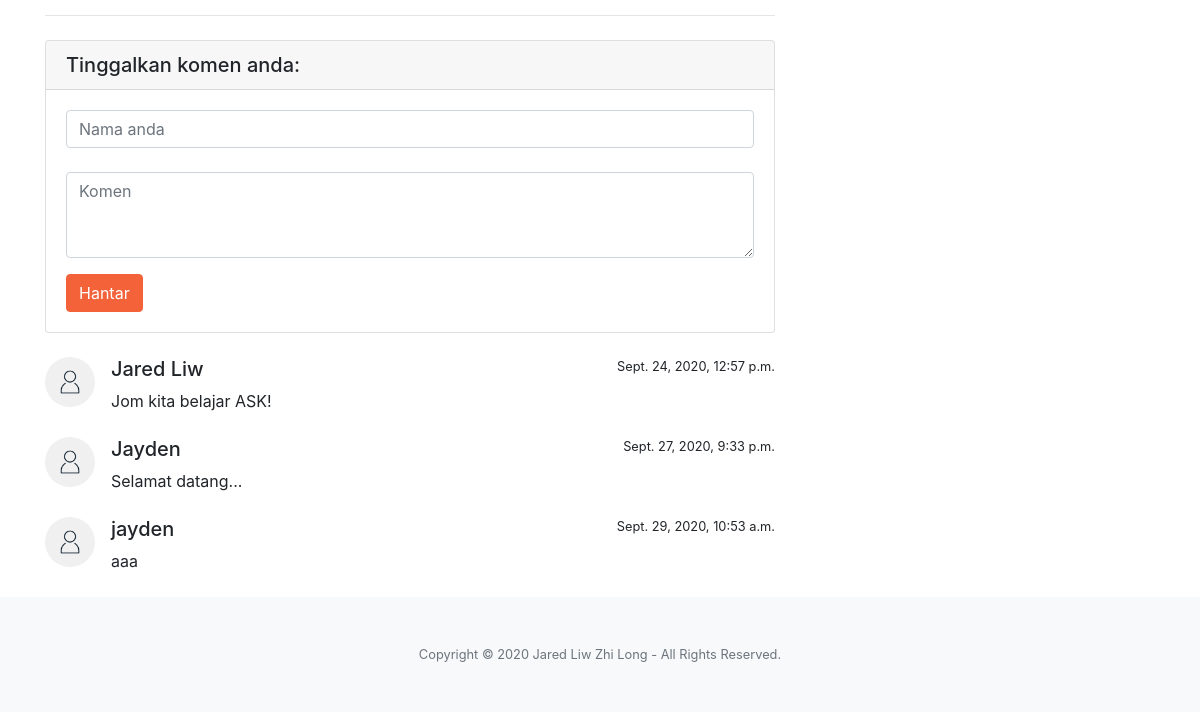
The app's page /curriculum/computational_thinking (lower part), older data.
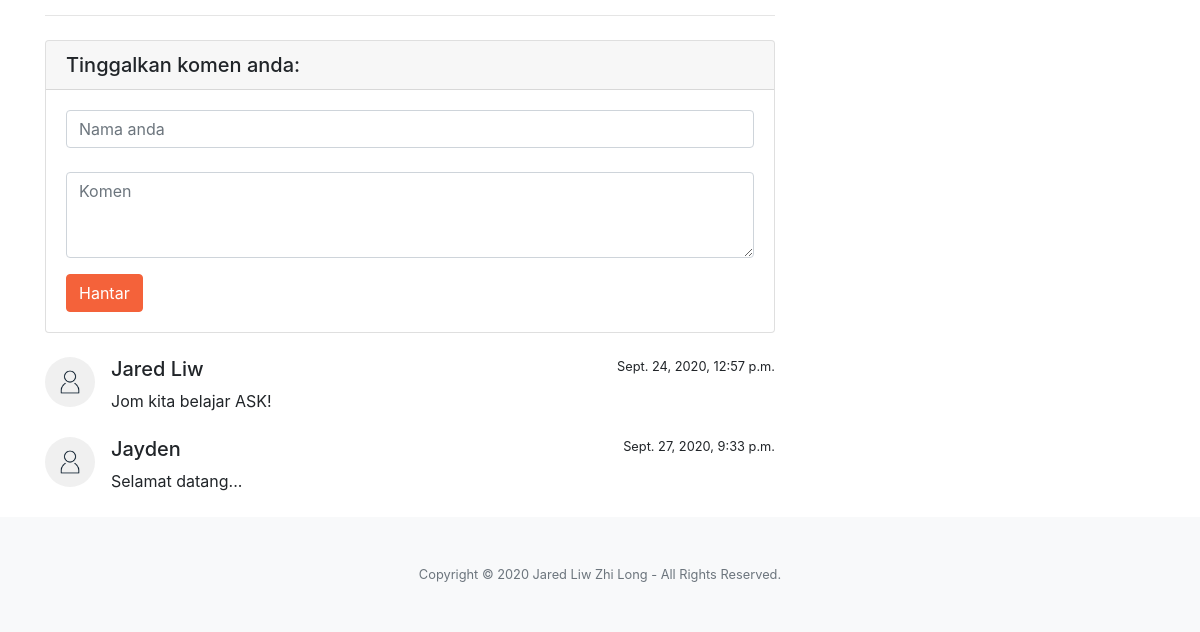
The same page, newer data.
### curriculum/models.py (models this page shows)
class Comment(models.Model):
    username = models.CharField(default="Anonim", max_length=30, blank=False)
    content = models.TextField(blank=False)
    date = models.DateTimeField(auto_now_add=True)
    page = models.CharField(default="comp_t", blank=False, max_length=10, choices=[('comp_t', "Computational Thinking"),
                                                                                   ('data_r', "Data Representation"),
                                                                                   ('algo', 'Algorithms'),
                                                                                   ('code', 'Code')])

### curriculum/views.py (the view)
    def process(request):
        kwargs["tool_mode"] = 0
        quotes = Quote.objects.all()
        quote = choice(quotes)
        kwargs["quote"] = quote.quote
        kwargs["quote_author"] = quote.author
        comments = Comment.objects.all()
        kwargs["comments"] = comments
        path_name = resolve(request.path_info).url_name
        kwargs["page"] = path_name
        if request.method == "POST":
            data = dict(parse.parse_qsl(request.body))
            Comment(username=data[b'username'].decode(), content=data[b'comment'].decode(), page=path_name).save()
            return redirect(path_name)
        return func(request)

### curriculum/views.py (called while the page is built)
def preprocess(func):
    def process(request):
        kwargs["tool_mode"] = 0
        quotes = Quote.objects.all()
        quote = choice(quotes)
        kwargs["quote"] = quote.quote
        kwargs["quote_author"] = quote.author
        comments = Comment.objects.all()
        kwargs["comments"] = comments
        path_name = resolve(request.path_info).url_name
        kwargs["page"] = path_name
        if request.method == "POST":
            data = dict(parse.parse_qsl(request.body))
            Comment(username=data[b'username'].decode(), content=data[b'comment'].decode(), page=path_name).save()
            return redirect(path_name)
        return func(request)
    return process

@preprocess
def comp_t(request):
    kwargs["title"] = "Teknik Pemikiran Komputasional"
    kwargs["cover_img"] = "images/cover_1.jpg"
    kwargs["quiz_link"] = "../quiz/computational_thinking"
    return render(request, 'curriculum/comp_t.html', kwargs)

### curriculum/templates/curriculum/comp_t.html (shortened to what this page needs)
{% extends 'curriculum/base.html'%}
{% load static %}

### curriculum/templates/curriculum/base.html (shortened to what this page needs)
{%extends 'home/base.html' %}
{% load static %}
{% block additional_header %}
<link href="{% static 'curriculum/base.css' %}" rel="stylesheet"/>
{% endblock additional_header %}
{% block content %}
<div class="container pt-4">
    <div class="row">
        <div class="col-lg-8">
            {% if not tool_mode %}
            <hr>
            <div class="card my-4">
                <h5 class="card-header">Tinggalkan komen anda:</h5>
                <div class="card-body">
                    <form method="POST">
                        <div class="form-group">
                            <input class="form-control" placeholder="Nama anda" name="username" required/>
                            <br>
                            <textarea class="form-control" rows="3" placeholder="Komen" name="comment"
                                      required></textarea>
                        </div>
                        <button type="submit" class="btn btn-primary">Hantar</button>
                    </form>
                </div>
            </div>
            {% if comments %}
            {% for comment in comments %}
            {% if comment.page == page %}
            <div class="media mb-4">
                <img class="d-flex mr-3 rounded-circle" src="{% static 'images/user_img.png' %}" alt="" width="50px"
                     height="50px">
                <div class="media-body">
                    <h5 class="mt-0">{{ comment.username }}</h5>
                    {{ comment.content }}
                </div>
                <small>{{ comment.date }}</small>
            </div>
            {% endif %}
            {% endfor %}
            {% endif %}
            {% endif %}
        </div>
        <div class="col-md-4">
        </div>
    </div>
</div>
<footer class="bg-light py-5">
    <div class="container">
        <div class="small text-center text-muted">Copyright © 2020 Jared Liw Zhi Long - All Rights Reserved.
        </div>
    </div>
</footer>
{% endblock content %}

Row changes from the older to the newer data that the page shows:
removed Comment: username "jayden", content "aaa", date "Sept. 29, 2020, 10:53 a.m."
